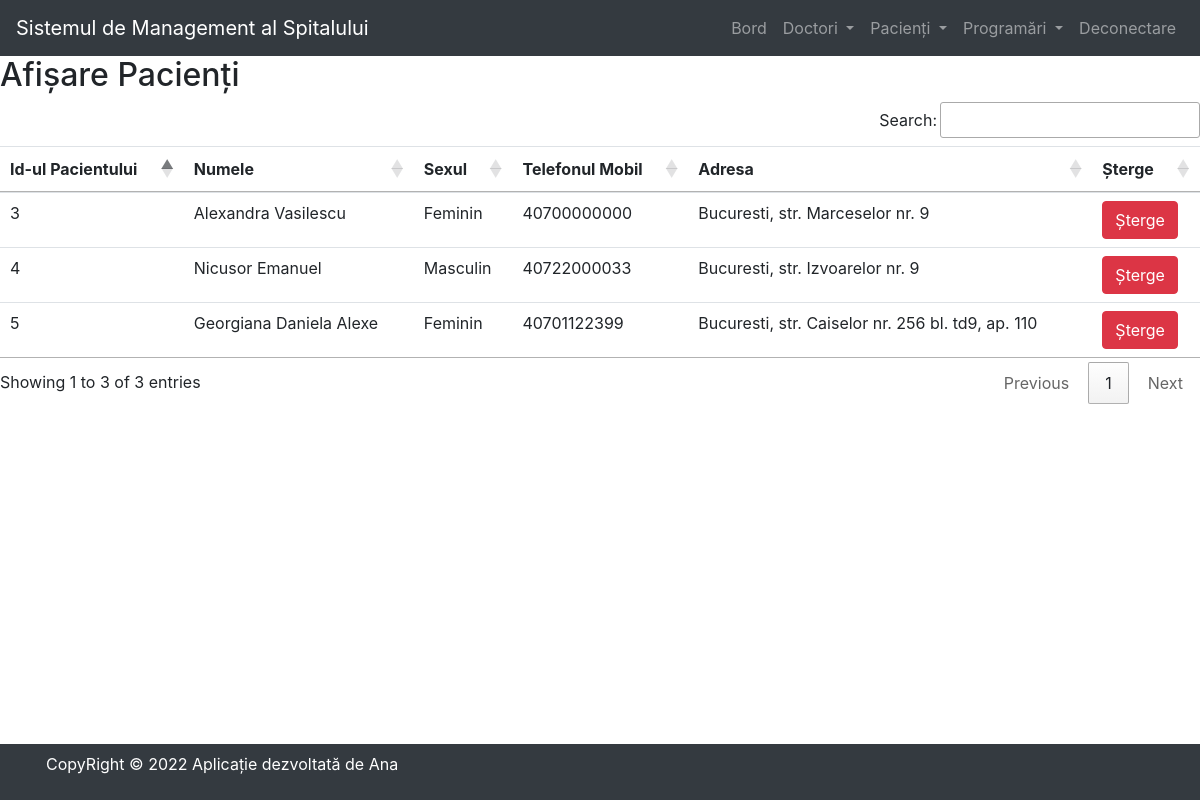
Page /view_patient/ (signed in) on the committed database.
### hospital/models.py (models this page shows, shortened)
class Patient(models.Model):
    name = models.CharField(max_length=50)
    gender = models.CharField(max_length=10)
    mobile = models.IntegerField(null=True)
    address = models.TextField()

### hospital/views.py (the view)
# urls.py: path('view_patient/', View_Patient, name='view_patient'),
def View_Patient(request):
    if not request.user.is_staff:
        return redirect('login')
    pat = Patient.objects.all()
    p = {'pat': pat}
    return render(request, 'view_patient.html', p)

### hospital/templates/view_patient.html
{% include 'base.html' %}
{% include 'navigation.html' %}
{% block content %}
<div>
    <h2>Afișare Pacienți</h2>
    <table id="example" class="table table-hover">
        <thead>
            <tr>
                <th>Id-ul Pacientului</th>
                <th>Numele</th>
                <th>Sexul</th>
                <th>Telefonul Mobil</th>
                <th>Adresa</th>
                <th>Șterge</th>
            </tr>
        </thead>
        <tbody>
            {% for i in pat %}
            <tr>
                <td>{{i.id}}</td>
                <td>{{i.name}}</td>
                <td>{{i.gender}}</td>
                <td>{{i.mobile}}</td>
                <td>{{i.address}}</td>
                <td><a href="{% url 'delete_patient' i.id %}"
                    onclick="return confirm('Sunteți siguri că vreți să ștergeți acest record?')" class="btn btn-danger">Șterge</a>
                </td>
            </tr>
            {% endfor %}
        </tbody>
    </table>
</div>
{% endblock content %}
{% include 'footer.html' %}

### rows in the picture
Patient: id "3", name "Alexandra Vasilescu", gender "Feminin", mobile "40700000000", address "Bucuresti, str. Marceselor nr. 9"
Patient: id "4", name "Nicusor Emanuel", gender "Masculin", mobile "40722000033", address "Bucuresti, str. Izvoarelor nr. 9"
Patient: id "5", name "Georgiana Daniela Alexe", gender "Feminin", mobile "40701122399", address "Bucuresti, str. Caiselor nr. 256 bl. td9, ap. 110"
